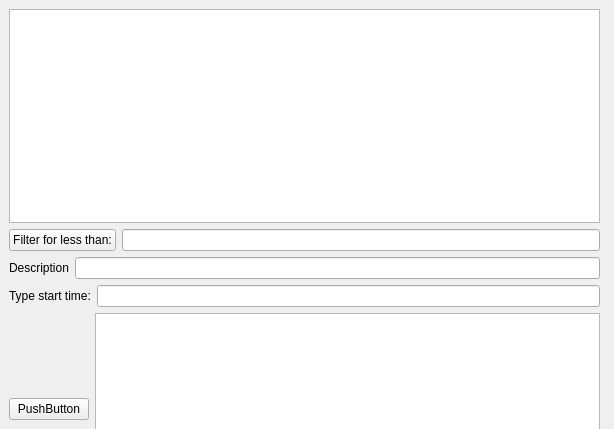
<?xml version="1.0" encoding="UTF-8"?>
<ui version="4.0">
 <class>user_interface</class>
 <widget class="QWidget" name="user_interface">
  <property name="geometry">
   <rect>
    <x>0</x>
    <y>0</y>
    <width>614</width>
    <height>429</height>
   </rect>
  </property>
  <property name="windowTitle">
   <string>user_interface</string>
  </property>
  <widget class="QWidget" name="">
   <property name="geometry">
    <rect>
     <x>9</x>
     <y>9</y>
     <width>591</width>
     <height>496</height>
    </rect>
   </property>
   <layout class="QVBoxLayout" name="verticalLayout_4">
    <item>
     <layout class="QVBoxLayout" name="verticalLayout_2">
      <item>
       <widget class="QListWidget" name="listWidget"/>
      </item>
      <item>
       <layout class="QHBoxLayout" name="horizontalLayout">
        <item>
         <widget class="QPushButton" name="pushButton">
          <property name="text">
           <string>Filter for less than:</string>
          </property>
         </widget>
        </item>
        <item>
         <widget class="QLineEdit" name="input_prec"/>
        </item>
       </layout>
      </item>
     </layout>
    </item>
    <item>
     <layout class="QVBoxLayout" name="verticalLayout_3">
      <item>
       <layout class="QVBoxLayout" name="verticalLayout">
        <item>
         <layout class="QHBoxLayout" name="horizontalLayout_3">
          <item>
           <widget class="QLabel" name="label_2">
            <property name="text">
             <string>Description</string>
            </property>
           </widget>
          </item>
          <item>
           <widget class="QLineEdit" name="input_desc"/>
          </item>
         </layout>
        </item>
        <item>
         <layout class="QHBoxLayout" name="horizontalLayout_2">
          <item>
           <widget class="QLabel" name="label">
            <property name="text">
             <string>Type start time:</string>
            </property>
           </widget>
          </item>
          <item>
           <widget class="QLineEdit" name="input_start"/>
          </item>
         </layout>
        </item>
       </layout>
      </item>
      <item>
       <layout class="QHBoxLayout" name="horizontalLayout_4">
        <item>
         <widget class="QPushButton" name="result_button">
          <property name="text">
           <string>PushButton</string>
          </property>
         </widget>
        </item>
        <item>
         <widget class="QListWidget" name="listWidget_2"/>
        </item>
       </layout>
      </item>
     </layout>
    </item>
   </layout>
  </widget>
 </widget>
 <resources/>
 <connections/>
</ui>
